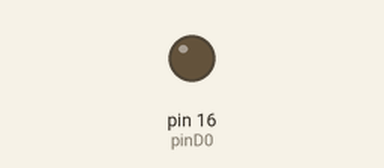
Recording of a sketch running on a simulated Arduino Uno, built with avr-gcc and run on an emulated ATmega328P. On the bench: output pins drawn as LEDs (lit = HIGH). Dashed ring = blinking.

Above: at 0.5 s.
At 2.2 s:
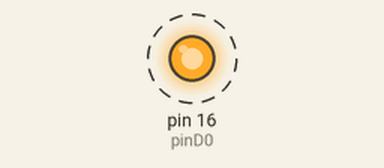
Timing chart, 0 to 3.0 s (numbered marks = the images above):
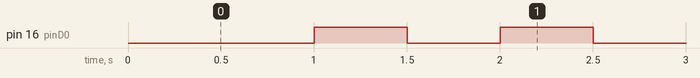

Measured:
- by itself, pin 16 (pinD0): alternates HIGH for 0.50 s and LOW for 0.50 s

The sketch:

demo8266_funcptr0507.ino
```cpp
// (licence header left out)
/* ---------------------------------- 类型定义 ---------------------------------- */
uint8_t task_num;

// 定义D0引脚为GPIO16
const int pinD0 = 16;

typedef struct
{
    void (*task_func)(void);
    uint16_t rate_ms;
    uint32_t last_run;
} scheduler_task_t;
// typedef void (*task_func_f)(void);
// task_func_f ptr_func = led_blink;
/* --------------------------------- 任务函数定义 --------------------------------- */
static void led_blink(void)
{
    static uint8_t led_state = 0;
    if (led_state)
    {
        digitalWrite(pinD0, HIGH);
    }
    else
    {
        digitalWrite(pinD0, LOW);
    }
    led_state++;
    led_state %= 2;
}
static void uart1_test(void)
{
}

/* --------------------------------- 任务调度器 --------------------------------- */

static scheduler_task_t scheduler_task[] =
    {
        {led_blink, 500, 0},
        {uart1_test, 100, 0}};

void Scheduler_run(void)
{
    for (int i = 0; i < task_num; i++)
    {
        uint32_t now_time = millis();
        if (now_time - scheduler_task[i].last_run >= scheduler_task[i].rate_ms)
        {
            scheduler_task[i].task_func();
            scheduler_task[i].last_run = now_time;
        }
    }
}

void Scheduler_init(void)
{
    task_num = sizeof(scheduler_task) / sizeof(scheduler_task_t);
}

void setup()
{
    // 设置D0引脚为输出模式
    pinMode(pinD0, OUTPUT);
    Scheduler_init();
}

void loop()
{
    Scheduler_run();
}

typedef void (*p_f)(void);
p_f cur_task_ptr = led_blink;
```
